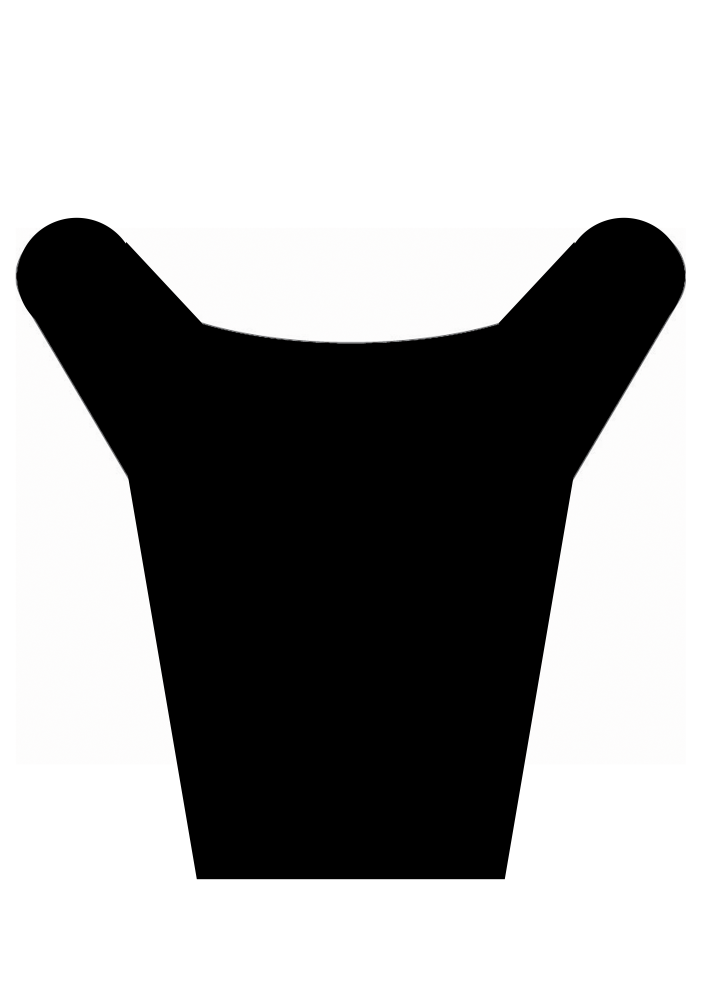
#> input picture potential shapes/PotentialShape2.png, 3508 x 4961 px, found by its file name (shown at 1/5 size)
$ python gen_preview.py
#> lines starting #> are read from the running program, lines starting #| are printed output that depends on the picture; after the words box and inside, x2 and y2 are one past the last pixel; in counts of white or black regions, pixels touching at a corner belong together
import cv2
import numpy as np

IMG_SIZE = 640

# ── Extract mask directly from PotentialShape2.png (A3, 300dpi) ──────────────
raw = cv2.imread("potential shapes/PotentialShape2.png", cv2.IMREAD_GRAYSCALE)
#> raw: shape (4961, 3508); min 0, max 255, mean 160.4
_, shape_bw = cv2.threshold(raw, 128, 255, cv2.THRESH_BINARY_INV)  # dark pixels = shape
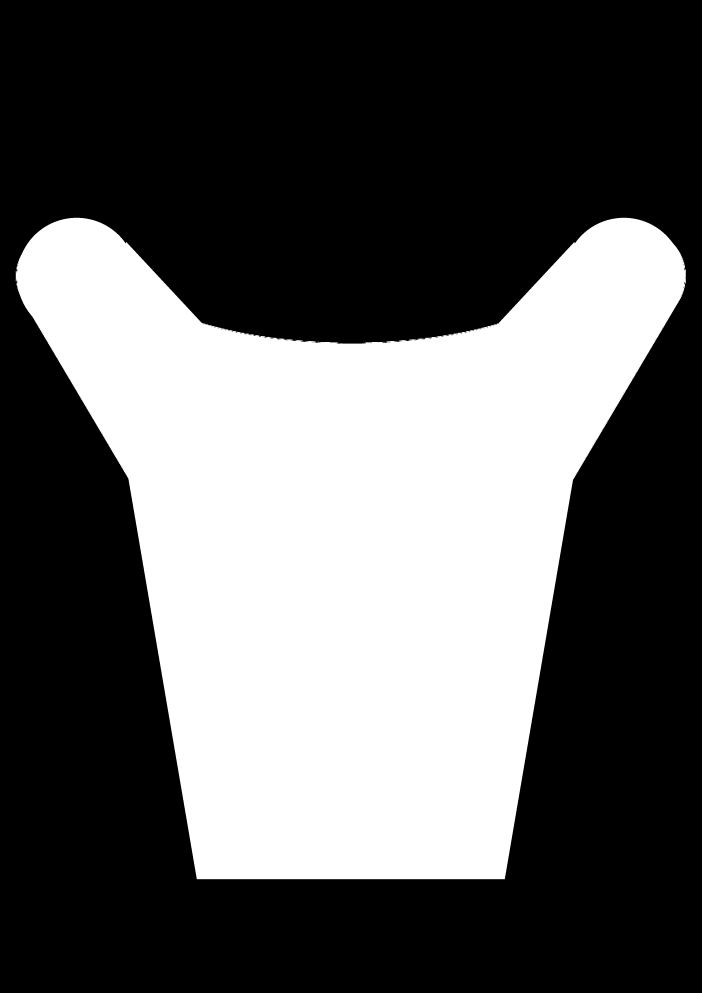
#> shape_bw: shape (4961, 3508) (shown at 1/5 size); 36.9% white; 3 white regions (2 under 20 px), largest, box (x1, y1, x2, y2) and area: (79, 1089, 3429, 4396) 6418088
coords = np.argwhere(shape_bw > 0)
#> coords = 6418093 pairs, first value 1089 to 4395, second value 79 to 3428
r0, r1 = int(coords[:,0].min()), int(coords[:,0].max())
#> r0 = 1089; r1 = 4395
c0, c1 = int(coords[:,1].min()), int(coords[:,1].max())
#> c0 = 79; c1 = 3428
shape_crop = shape_bw[r0:r1+1, c0:c1+1]
#> shape_crop: shape (3307, 3350); 57.9% white; 284 black regions (272 under 20 px), largest, box (x1, y1, x2, y2) and area: (0, 308, 905, 3307) 1737413, (2445, 319, 3350, 3307) 1735166, (322, 0, 3023, 629) 1145738
print(f"PotentialShape2: {raw.shape[1]}w x {raw.shape[0]}h  |  shape crop: {c1-c0}w x {r1-r0}h")
#| PotentialShape2: 3508w x 4961h  |  shape crop: 3349w x 3306h


def detect_person_bbox_simple(img_bgr):
    """Use YOLO to get person bbox. Falls back to a centred 60% bbox."""
    from ultralytics import YOLO
    yolo = YOLO("yolov8n.pt")
    results = yolo.predict(source=img_bgr, conf=0.25, classes=[0], verbose=False)
    boxes = results[0].boxes
    if boxes is None or len(boxes) == 0:
        h, w = img_bgr.shape[:2]
        return (int(w*0.2), int(h*0.05), int(w*0.8), int(h*0.95))
    best = int(boxes.conf.cpu().argmax())
    x1, y1, x2, y2 = boxes.xyxy[best].cpu().numpy().astype(int)
    return int(x1), int(y1), int(x2), int(y2)


def detect_chin_row(img_bgr, person_bbox, fallback_frac=0.15):
    px1, py1, px2, py2 = person_bbox
    pbbox_h = py2 - py1
    fallback_row = py1 + int(pbbox_h * fallback_frac)
    try:
        gray = cv2.cvtColor(img_bgr, cv2.COLOR_BGR2GRAY)
        face_cascade = cv2.CascadeClassifier(
            cv2.data.haarcascades + 'haarcascade_frontalface_default.xml'
        )
        faces = face_cascade.detectMultiScale(
            gray, scaleFactor=1.05, minNeighbors=4, minSize=(15, 15)
        )
        face_zone_y2 = py1 + int(pbbox_h * 0.40)
        valid = [
            (fx, fy, fw, fh) for (fx, fy, fw, fh) in faces
            if py1 <= fy + fh // 2 <= face_zone_y2
            and px1 <= fx + fw // 2 <= px2
        ]
        if not valid:
            return fallback_row, 'fallback'
        fx, fy, fw, fh = max(valid, key=lambda f: f[2] * f[3])
        return fy + fh, 'haar'
    except Exception:
        return fallback_row, 'fallback'


def make_preview(img_path, shape_crop, save_path):
#> called with img_path = 'data/clean/woman full body.jpg'
    img = cv2.imread(img_path)
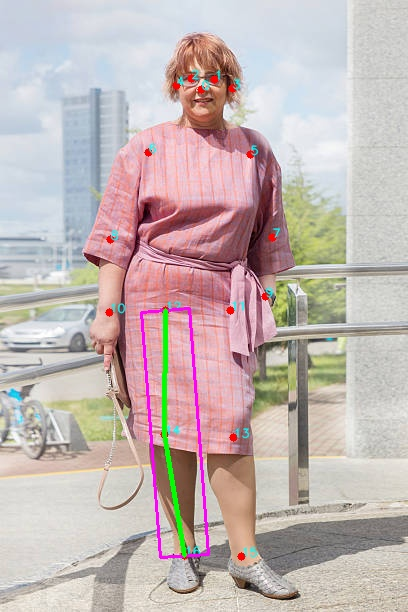
#> input picture leg_pose_vis/woman full body.jpg, 408 x 612 px, found by its file name
#> img is the input picture: shape (612, 408, 3); mean B, G, R 179.6, 181.8, 195.4
    if img is None:
        print(f"  SKIP (can't read): {img_path}")
        return
    img = cv2.resize(img, (IMG_SIZE, IMG_SIZE))
#> img: shape (640, 640, 3)

    # Detect person bbox
    bbox = detect_person_bbox_simple(img)
    x1, y1, x2, y2 = bbox
    bbox_w = x2 - x1
    cx = (x1 + x2) // 2

    # Scale mask to 85% of bbox width
    v_width  = int(bbox_w * 0.85)
    crop_h, crop_w = shape_crop.shape
    v_height = int(v_width * crop_h / crop_w)

    mask_resized = cv2.resize(shape_crop, (v_width, v_height), interpolation=cv2.INTER_LINEAR)
    _, mask_bin  = cv2.threshold(mask_resized, 64, 255, cv2.THRESH_BINARY)
    mask = (mask_bin / 255.0).astype(np.float32)

    # Chin-anchored placement
    chin_row, chin_method = detect_chin_row(img, bbox)
    centre_col = v_width // 2
    centre_dip_row = 0
    for r in range(v_height):
        if mask[r, centre_col] > 0.5:
            centre_dip_row = r
            break

    row0 = chin_row - centre_dip_row
    col0 = cx - v_width // 2
    # Clamp horizontally only — vertical clamping would displace the arch from the chin
    col0 = max(0, min(col0, IMG_SIZE - v_width))
    # Allow patch to overflow bottom/top; clip the compositing region instead
    img_row0  = max(0, row0)
    img_row1  = min(IMG_SIZE, row0 + v_height)
    mask_row0 = img_row0 - row0   # slice into mask if patch starts above image
    mask_row1 = mask_row0 + (img_row1 - img_row0)

    # Composite
    preview = img.copy()
    roi     = preview[img_row0:img_row1, col0:col0+v_width].astype(np.float32)
    mask_sl = mask[mask_row0:mask_row1, :]
    colour  = np.zeros_like(roi); colour[:] = [0, 0, 220]
    mask3   = np.stack([mask_sl, mask_sl, mask_sl], axis=2)
    blended = roi * (1 - mask3 * 0.6) + colour * mask3 * 0.6
    preview[img_row0:img_row1, col0:col0+v_width] = blended.astype(np.uint8)

    cv2.rectangle(preview, (x1, y1), (x2, y2), (220, 100, 0), 2)
    cv2.circle(preview, (cx, chin_row), 5, (0, 220, 0), -1)
    cv2.putText(preview, f"chin ({chin_method})", (cx+8, chin_row+4),
                cv2.FONT_HERSHEY_SIMPLEX, 0.45, (0,220,0), 1)

    cv2.imwrite(save_path, preview)
    import os
    print(f"  {os.path.basename(img_path):40s}  chin={chin_method:8s} row={chin_row}  →  {save_path}")


# ── Run on 5 images ───────────────────────────────────────────────────────────
test_images = [
    ("data/clean/woman full body.jpg",       "potential shapes/preview_1_woman_full_body.jpg"),
    ("data/clean/upper body.jpg",            "potential shapes/preview_2_upper_body.jpg"),
    ("data/clean/man very upclose.jpg",      "potential shapes/preview_3_man_upclose.jpg"),
    ("data/clean/blk tee far.JPG",           "potential shapes/preview_4_blk_tee_far.jpg"),
    ("data/clean/full body chill pose.PNG",  "potential shapes/preview_5_full_body_chill.jpg"),
]

print("\nGenerating previews:")
for img_path, save_path in test_images:
    make_preview(img_path, shape_crop, save_path)
#> (the call stopped at in detect_person_bbox_simple, `yolo = YOLO("yolov8n.pt")`: ultralytics is not available in this run)

print("\nDone.")


# ── Load host image ───────────────────────────────────────────────────────────
host = cv2.imread("data/clean/woman full body.jpg")
host = cv2.resize(host, (IMG_SIZE, IMG_SIZE))

# Simulated realistic full-body person bbox, centred
x1, y1, x2, y2 = 155, 40, 485, 625
bbox_w = x2 - x1
cx = (x1 + x2) // 2

# ── Scale shape to match shoulder width ──────────────────────────────────────
# Shoulders ≈ 75% of the full person bbox width (bbox has ~12% padding each side).
# Keeping the V at or just within shoulder width avoids the over-wide look and
# ensures the outer corners land on the shoulder tips, not past them.
v_width  = int(bbox_w * 0.85)
crop_h, crop_w = shape_crop.shape
#> crop_h = 3307; crop_w = 3350
v_height = int(v_width * crop_h / crop_w)   # preserve A3 aspect ratio
#> v_height = 276

mask_resized = cv2.resize(shape_crop, (v_width, v_height), interpolation=cv2.INTER_LINEAR)
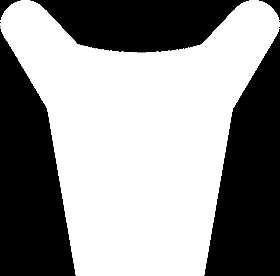
#> mask_resized: shape (276, 280); min 0, max 255, mean 147.7
_, mask_bin  = cv2.threshold(mask_resized, 64, 255, cv2.THRESH_BINARY)
#> mask_bin: shape (276, 280); 58% white; 8 black regions (3 under 20 px), largest, box (x1, y1, x2, y2) and area: (0, 29, 76, 276) 12112, (204, 29, 280, 276) 12097, (31, 0, 249, 52) 7980, (259, 0, 280, 20) 143, (0, 0, 20, 20) 141
mask = (mask_bin / 255.0).astype(np.float32)
print(f"Mask size: {v_width}w x {v_height}h")
#| Mask size: 280w x 276h

# ── Detect chin: Haar cascade (Option B) with fraction fallback (Option A) ───
def detect_chin_row(img_bgr: np.ndarray, person_bbox: tuple, fallback_frac: float = 0.15) -> tuple[int, str]:
    """
    Returns (chin_row, method) where method is 'haar' or 'fallback'.
    chin_row is the pixel row (in img_bgr coords) of the chin.
    Falls back to fallback_frac * bbox_height below bbox top if face not found.
    """
#> called with person_bbox = (155, 40, 485, 625), fallback_frac = 0.15
    px1, py1, px2, py2 = person_bbox
    pbbox_h = py2 - py1
    fallback_row = py1 + int(pbbox_h * fallback_frac)

    gray = cv2.cvtColor(img_bgr, cv2.COLOR_BGR2GRAY)
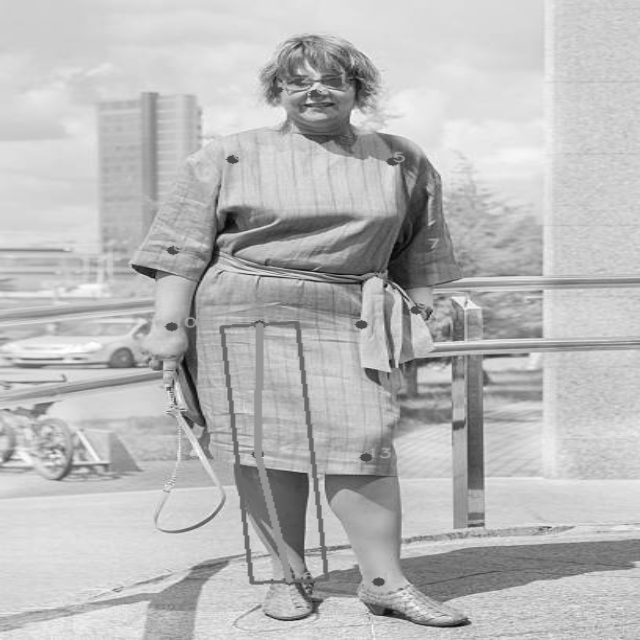
#> gray: shape (640, 640); min 6, max 255, mean 185.5
    face_cascade = cv2.CascadeClassifier(
        cv2.data.haarcascades + 'haarcascade_frontalface_default.xml'
    )
    # Search full image — then filter for faces whose centre falls within the
    # upper 40% of the person bbox (face zone).
    faces = face_cascade.detectMultiScale(
        gray, scaleFactor=1.05, minNeighbors=4, minSize=(15, 15)
    )
#> faces = [[246, 544, 34, 34]]
    px1, py1, px2, py2 = person_bbox
    pbbox_h = py2 - py1
    face_zone_y2 = py1 + int(pbbox_h * 0.40)
    valid = []
    for (fx, fy, fw, fh) in faces:
        face_cy = fy + fh // 2
        if py1 <= face_cy <= face_zone_y2 and px1 <= fx + fw // 2 <= px2:
            valid.append((fx, fy, fw, fh))
#> this loop made 1 pass
#> (fx, fy, fw, fh, face_cy) on pass 1: (246, 544, 34, 34, 561)
#> after the loop, valid = []
    if not valid:
        return fallback_row, 'fallback'
    largest = max(valid, key=lambda f: f[2] * f[3])
    fx, fy, fw, fh = largest
    chin_row = fy + fh   # bottom of face bbox = chin
    return chin_row, 'haar'

person_bbox = (x1, y1, x2, y2)
chin_row, chin_method = detect_chin_row(host, person_bbox)
#> chin_row = 127; chin_method = 'fallback'
print(f"Chin detected via    : {chin_method}  →  row {chin_row}")
#| Chin detected via    : fallback  →  row 127

# ── Align centre-dip of top curve to the detected chin ───────────────────────
# Find the row in the mask where the centre column first turns on (top of curve dip)
centre_col = v_width // 2
centre_dip_row = 0
for r in range(v_height):
    if mask[r, centre_col] > 0.5:
        centre_dip_row = r
        break

row0 = chin_row - centre_dip_row     # shift so centre-dip aligns with chin
#> row0 = 75
col0 = cx - v_width // 2
row0 = max(0, min(row0, IMG_SIZE - v_height))
col0 = max(0, min(col0, IMG_SIZE - v_width))
print(f"Centre dip in mask   : row {centre_dip_row}  →  placed at row0={row0}, col0={col0}")
#| Centre dip in mask   : row 52  →  placed at row0=75, col0=180

# ── Composite onto host as semi-transparent red overlay ───────────────────────
preview = host.copy()
roi     = preview[row0:row0+v_height, col0:col0+v_width].astype(np.float32)
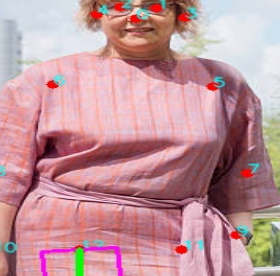
#> roi: shape (276, 280, 3) float32; mean B, G, R 154.4, 148.5, 193
colour  = np.zeros_like(roi)
colour[:] = [0, 0, 220]   # red in BGR
mask3   = np.stack([mask, mask, mask], axis=2)
blended = roi * (1 - mask3 * 0.6) + colour * mask3 * 0.6
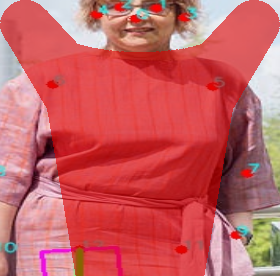
#> blended: shape (276, 280, 3) float32; mean B, G, R 97.7, 95.1, 199.9
preview[row0:row0+v_height, col0:col0+v_width] = blended.astype(np.uint8)

# Person bbox in blue
cv2.rectangle(preview, (x1, y1), (x2, y2), (220, 100, 0), 2)
cv2.putText(preview, "person bbox",   (x1+4, y1-6),               cv2.FONT_HERSHEY_SIMPLEX, 0.5, (220,100,0), 1)
cv2.putText(preview, "V-shape patch", (col0+4, row0+v_height+18),  cv2.FONT_HERSHEY_SIMPLEX, 0.5, (0,0,220), 1)
# Mark chin point (green dot + label)
cv2.circle(preview, (cx, chin_row), 5, (0, 220, 0), -1)
#> preview: shape (640, 640, 3); mean B, G, R 169.2, 170.2, 193.9
cv2.putText(preview, f"chin ({chin_method})", (cx+8, chin_row+4), cv2.FONT_HERSHEY_SIMPLEX, 0.45, (0,220,0), 1)
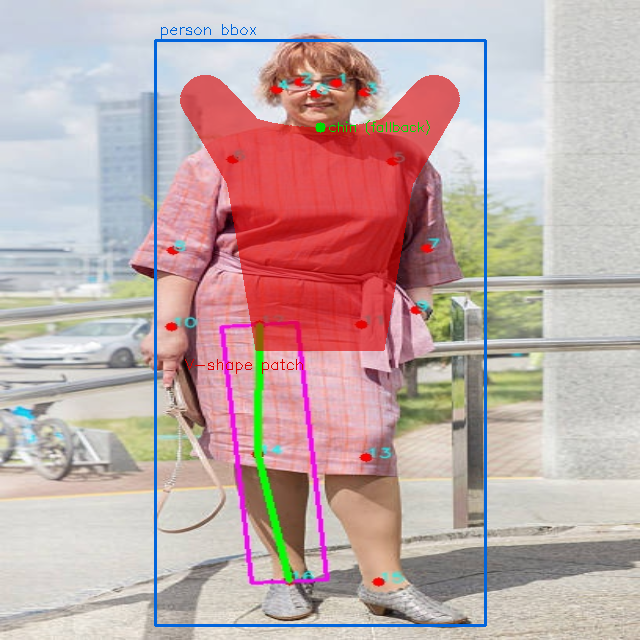
#> preview: shape (640, 640, 3); mean B, G, R 169.1, 170.3, 193.8

cv2.imwrite("potential shapes/v_shape_preview.jpg", preview)
cv2.imwrite("potential shapes/v_shape_mask.png", (mask * 255).astype(np.uint8))
print(f"Saved: potential shapes/v_shape_preview.jpg  (placed at row={row0}, col={col0})")
#| Saved: potential shapes/v_shape_preview.jpg  (placed at row=75, col=180)
print("Saved: potential shapes/v_shape_mask.png")
